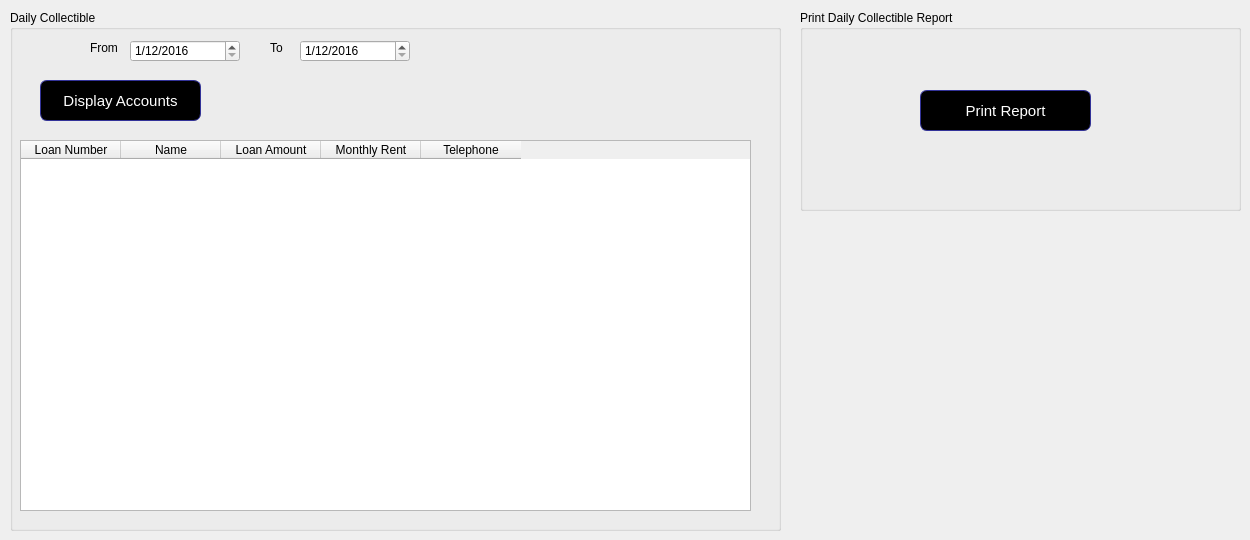
      <widget class="QWidget" name="tab_14">
       <attribute name="title">
        <string>Daily Collectible</string>
       </attribute>
       <widget class="QGroupBox" name="groupBox_38">
        <property name="geometry">
         <rect>
          <x>10</x>
          <y>10</y>
          <width>771</width>
          <height>521</height>
         </rect>
        </property>
        <property name="title">
         <string>Daily Collectible</string>
        </property>
        <widget class="QPushButton" name="pushButton_37">
         <property name="geometry">
          <rect>
           <x>30</x>
           <y>70</y>
           <width>161</width>
           <height>41</height>
          </rect>
         </property>
         <property name="styleSheet">
          <string notr="true">QPushButton:hover {
color: black;
background-color: grey;
border-width: 1px;
border-color: #339;
border-style: solid;
border-radius: 7;
padding: 3px;
font-size: 15px;
padding-left: 5px;
padding-right: 5px;
}
QPushButton {
color: white;
background-color: QLinearGradient( );
border-width: 1px;
border-color: #339;
border-style: solid;
border-radius: 7;
padding: 3px;
font-size: 15px;
padding-left: 5px;
padding-right: 5px;

}</string>
         </property>
         <property name="text">
          <string>Display Accounts</string>
         </property>
        </widget>
        <widget class="QDateEdit" name="dateEdit_18">
         <property name="geometry">
          <rect>
           <x>120</x>
           <y>30</y>
           <width>110</width>
           <height>22</height>
          </rect>
         </property>
         <property name="inputMethodHints">
          <set>Qt::ImhPreferNumbers</set>
         </property>
         <property name="displayFormat">
          <string>d/M/yyyy</string>
         </property>
         <property name="date">
          <date>
           <year>2016</year>
           <month>12</month>
           <day>1</day>
          </date>
         </property>
        </widget>
        <widget class="QTableWidget" name="tableWidget_18">
         <property name="geometry">
          <rect>
           <x>10</x>
           <y>130</y>
           <width>731</width>
           <height>371</height>
          </rect>
         </property>
         <column>
          <property name="text">
           <string>Loan Number</string>
          </property>
         </column>
         <column>
          <property name="text">
           <string>Name</string>
          </property>
         </column>
         <column>
          <property name="text">
           <string>Loan Amount</string>
          </property>
         </column>
         <column>
          <property name="text">
           <string>Monthly Rent</string>
          </property>
         </column>
         <column>
          <property name="text">
           <string>Telephone</string>
          </property>
         </column>
        </widget>
        <widget class="QLabel" name="label_173">
         <property name="geometry">
          <rect>
           <x>80</x>
           <y>30</y>
           <width>41</width>
           <height>16</height>
          </rect>
         </property>
         <property name="text">
          <string>From</string>
         </property>
        </widget>
        <widget class="QDateEdit" name="dateEdit_26">
         <property name="geometry">
          <rect>
           <x>290</x>
           <y>30</y>
           <width>110</width>
           <height>22</height>
          </rect>
         </property>
         <property name="inputMethodHints">
          <set>Qt::ImhPreferNumbers</set>
         </property>
         <property name="displayFormat">
          <string>d/M/yyyy</string>
         </property>
         <property name="date">
          <date>
           <year>2016</year>
           <month>12</month>
           <day>1</day>
          </date>
         </property>
        </widget>
        <widget class="QLabel" name="label_174">
         <property name="geometry">
          <rect>
           <x>260</x>
           <y>30</y>
           <width>31</width>
           <height>16</height>
          </rect>
         </property>
         <property name="text">
          <string>To</string>
         </property>
        </widget>
       </widget>
       <widget class="QGroupBox" name="groupBox_39">
        <property name="geometry">
         <rect>
          <x>800</x>
          <y>10</y>
          <width>441</width>
          <height>201</height>
         </rect>
        </property>
        <property name="title">
         <string>Print Daily Collectible Report</string>
        </property>
        <widget class="QPushButton" name="pushButton_38">
         <property name="geometry">
          <rect>
           <x>120</x>
           <y>80</y>
           <width>171</width>
           <height>41</height>
          </rect>
         </property>
         <property name="styleSheet">
          <string notr="true">QPushButton:hover {
color: black;
background-color: grey;
border-width: 1px;
border-color: #339;
border-style: solid;
border-radius: 7;
padding: 3px;
font-size: 15px;
padding-left: 5px;
padding-right: 5px;
}
QPushButton {
color: white;
background-color: QLinearGradient( );
border-width: 1px;
border-color: #339;
border-style: solid;
border-radius: 7;
padding: 3px;
font-size: 15px;
padding-left: 5px;
padding-right: 5px;

}</string>
         </property>
         <property name="text">
          <string>Print Report</string>
         </property>
        </widget>
       </widget>
      </widget>
